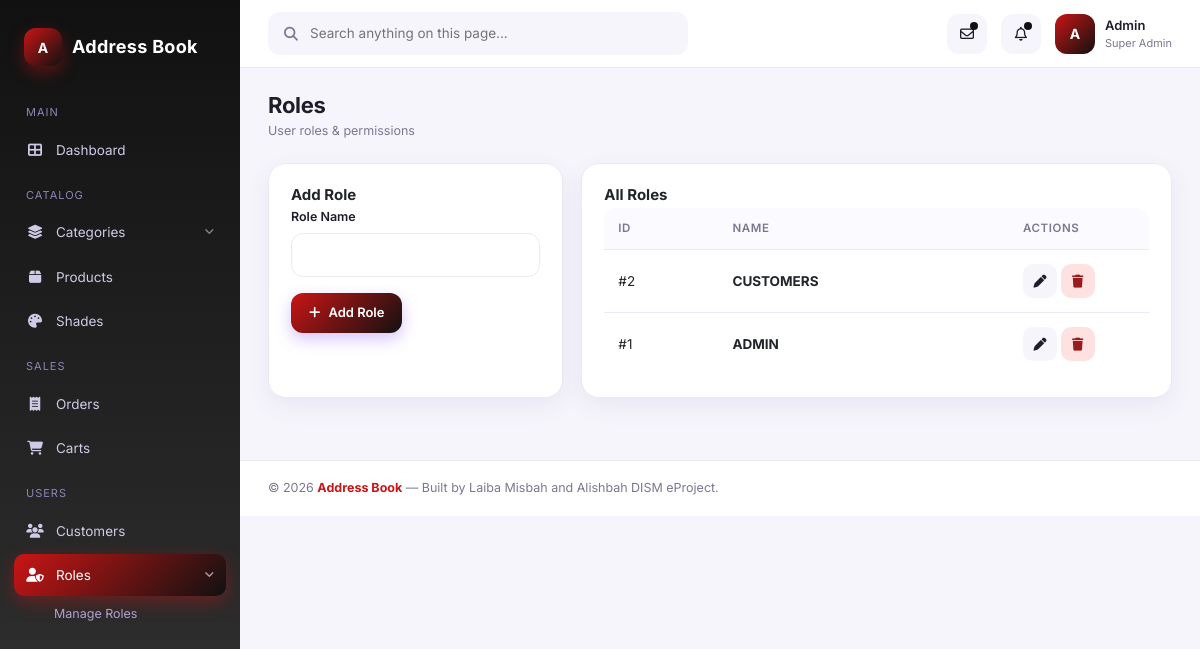
/admin/addrole.php, run on the app's committed database.
### tables this page shows
CREATE TABLE `role` (
  `id` int(11) NOT NULL,
  `name` varchar(100) NOT NULL
);

### admin/addrole.php (the view, shortened to what this page needs)
<?php
include 'header.php';
$rows=mysqli_query($con,"SELECT * FROM role ORDER BY id DESC");
?>
<div class="page-header"><div><h1>Roles</h1><div class="crumb">User roles & permissions</div></div></div>
<div class="grid-2" style="grid-template-columns:1fr 2fr;">
  <div class="card">
    <h3 class="card-title">Add Role</h3>
    <form method="post">
      <div class="form-group"><label>Role Name</label><input type="text" name="name" class="form-control" required></div>
      <button class="btn btn-primary" name="add_role"><i class="fas fa-plus"></i> Add Role</button>
    </form>
  </div>
  <div class="card">
    <h3 class="card-title">All Roles</h3>
    <div class="table-wrap">
      <table class="data">
        <thead><tr><th>ID</th><th>Name</th><th style="width:140px">Actions</th></tr></thead>
        <tbody>
        <?php if($rows && mysqli_num_rows($rows)>0): while($r=mysqli_fetch_assoc($rows)): ?>
          <tr>
            <td>#<?= $r['id'] ?></td>
            <td><strong><?= htmlspecialchars($r['name']) ?></strong></td>
            <td>
              <a href="editrole.php?ed_id=<?= $r['id'] ?>" class="btn btn-soft btn-icon"><i class="fas fa-pen"></i></a>
              <a href="?del_id=<?= $r['id'] ?>" class="btn btn-danger btn-icon" onclick="return confirm('Delete?')"><i class="fas fa-trash"></i></a>
            </td>
          </tr>
        <?php endwhile; else: ?>
          <tr><td colspan="3" class="text-center text-muted py-4">No roles</td></tr>
        <?php endif; ?>
        </tbody>
      </table>
    </div>
  </div>
</div>
<?php include 'footer.php'; ?>

### assets/admin/css/style.css (style rules this page uses)
:root { --bg:#f6f5fb; --surface:#ffffff; --surface-2:#fbfaff; --text:#1f1d2b; --text-muted:#7a7891; --border:#ece9f5; --primary:#ca1515; --primary-2:#111111; --pink:#111111; --blue:#3b82f6; --cyan:#06b6d4; --green:#10b981; --orange:#f59e0b; --red:#ca1515; --gold:#fbbf24; --grad-purple: linear-gradient(135deg,#ca1515 0%, #111111 100%); --grad-orange: linear-gradient(135deg,#ca1515 0%, #f59e0b 100%); --grad-blue: linear-gradient(135deg,#ca1515 0%, #3b82f6 100%); --grad-green: linear-gradient(135deg,#ca1515 0%, #10b981 100%); --shadow-sm: 0 2px 6px rgba(40,30,80,.05); --shadow: 0 8px 24px rgba(80,60,140,.08); --shadow-lg: 0 20px 40px rgba(80,60,140,.12); --radius: 18px; --radius-sm: 12px; --sidebar-w: 240px; }
* { box-sizing:border-box; }
html,body { margin:0;padding:0;background:var(--bg);color:var(--text); font-family:'Inter','Segoe UI',system-ui,-apple-system,sans-serif; font-size:14px;-webkit-font-smoothing:antialiased; }
a { color:inherit;text-decoration:none; }
.page-header { display:flex;align-items:center;justify-content:space-between;margin-bottom:22px; }
.page-header h1 { margin:0;font-size:22px;font-weight:700;letter-spacing:-.3px; }
.page-header .crumb { font-size:12.5px;color:var(--text-muted);margin-top:4px; }
.card { background:var(--surface);border-radius:var(--radius); box-shadow:var(--shadow);padding:22px;border:1px solid var(--border); }
.card-title { font-size:15px;font-weight:700;margin:0 0 4px; }
.grid-2 { display:grid;grid-template-columns:2fr 1fr;gap:18px;margin-bottom:22px; }
.table-wrap { overflow-x:auto;border-radius:var(--radius-sm); }
table.data { width:100%;border-collapse:separate;border-spacing:0; }
table.data thead th { text-align:left;font-size:11.5px;text-transform:uppercase;letter-spacing:.6px; color:var(--text-muted);font-weight:600;padding:12px 14px;background:var(--surface-2); border-bottom:1px solid var(--border); }
table.data tbody td { padding:14px;border-bottom:1px solid var(--border);font-size:13.5px;vertical-align:middle; }
table.data tbody tr:last-child td { border-bottom:none; }
.btn { display:inline-flex;align-items:center;gap:8px;padding:10px 18px;border-radius:12px; font-size:13px;font-weight:600;border:none;cursor:pointer;transition:all .2s; }
.btn-primary { background:var(--grad-purple);color:#fff;box-shadow:0 6px 16px rgba(124,58,237,.3); }
.btn-soft { background:var(--bg);color:var(--text); }
.btn-danger { background:#fee2e2;color:#991b1b; }
.btn-icon { width:34px;height:34px;border-radius:10px;display:inline-grid;place-items:center;padding:0; }
.form-group { margin-bottom:16px; }
.form-group label { display:block;font-size:12.5px;font-weight:600;color:var(--text);margin-bottom:6px; }
.form-control { width:100%;padding:11px 14px;border-radius:12px;border:1px solid var(--border); background:var(--surface);font-size:13.5px;color:var(--text);outline:none;transition:all .2s; font-family:inherit; }

### data on the page
role: id "2", name "CUSTOMERS"
role: id "1", name "ADMIN"
